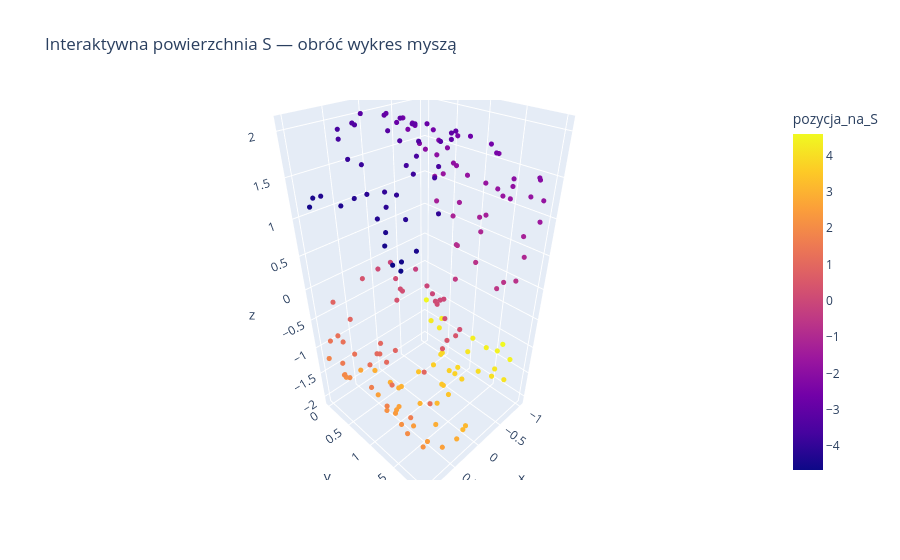

The notebook cell this image was saved under:
### Markdown cell above
## 1. Dane demonstracyjne: powierzchnia typu S ukryta w 10 wymiarach

Najpierw generujemy klasyczną powierzchnię typu S w 3D. Następnie wykonujemy losową projekcję do 10 wymiarów i dodajemy niewielki szum. **Algorytmy redukcji otrzymują macierz $X\in\mathbb{R}^{n\times 10}$**, a rysunek 3D służy jedynie do zrozumienia ukrytej geometrii.

Na zakrzywionej powierzchni dwa punkty mogą:

- być blisko w przestrzeni euklidesowej przez „skrót” przecinający zwój,
- być daleko, gdy mierzymy drogę po samej powierzchni.

Porównamy:

- **PCA** — liniową projekcję,
- **MDS** — odtwarzanie pełnej macierzy odległości euklidesowych,
- **Isomap** — MDS na odległościach po grafie $kNN$,
- **Laplacian Eigenmaps** — embedding sterowany lokalnym grafem,
- **t-SNE** — porównanie rozkładów podobieństw $P$ i $Q$,
- **UMAP** — porównanie rozmytych grafów $P$ i $Q$.

Kolor oznacza położenie wzdłuż zakrzywionego kierunku. Dobre „rozwinięcie” powinno zachować płynny przebieg kolorów i lokalnych sąsiadów.

### Code cell
X_curve_3d, curve_position = make_s_curve(
    n_samples=180,
    noise=0.025,
    random_state=RANDOM_STATE,
)

# Ukryta współrzędna wewnętrzna powierzchni: pozycja wzdłuż S oraz wysokość.
intrinsic_curve = np.column_stack([curve_position, X_curve_3d[:, 1]])
intrinsic_curve_scaled = StandardScaler().fit_transform(intrinsic_curve)
D_intrinsic = pairwise_distances(intrinsic_curve_scaled)

# Algorytmy dostają nie 3, lecz 10 wymiarów.
rng_curve = np.random.default_rng(RANDOM_STATE)
projection_10x3, _ = np.linalg.qr(rng_curve.normal(size=(10, 3)))
X_curve = X_curve_3d @ projection_10x3.T
X_curve += 0.015 * rng_curve.normal(size=X_curve.shape)
D_curve = pairwise_distances(X_curve)

print("Kształt danych wejściowych dla algorytmów:", X_curve.shape)

# Kilka statycznych rzutów — pomaga zobaczyć, że jest to rzeczywiście powierzchnia S.
for azimuth in [20, 90, 160]:
    fig = plt.figure(figsize=(6.2, 4.8))
    ax = fig.add_subplot(111, projection="3d")
    ax.scatter(
        X_curve_3d[:, 0], X_curve_3d[:, 1], X_curve_3d[:, 2],
        c=curve_position, s=20,
    )
    ax.view_init(elev=18, azim=azimuth)
    ax.set_title(f"S-curve w 3D — rzut, azymut={azimuth}°")
    plt.show()

# Wersja interaktywna: przeciągnij myszą, aby obrócić powierzchnię.
if PLOTLY_AVAILABLE:
    plotly_data = pd.DataFrame({
        "x": X_curve_3d[:, 0],
        "y": X_curve_3d[:, 1],
        "z": X_curve_3d[:, 2],
        "pozycja_na_S": curve_position,
    })
    fig_s = px.scatter_3d(
        plotly_data,
        x="x", y="y", z="z",
        color="pozycja_na_S",
        title="Interaktywna powierzchnia S — obróć wykres myszą",
    )
    fig_s.update_traces(marker={"size": 3})
    fig_s.show()
else:
    print("Brak plotly. Instalacja opcjonalna: pip install plotly")

### Figure 1 — Plotly figure (JSON) as saved in the notebook; plotly's stock layout.template omitted (floating-point values rounded to 4 significant figures; data arrays with more than 128 entries replaced by an {"elided": "..."} marker saying what was removed)
{"data": [{"hovertemplate": "x=%{x}<br>y=%{y}<br>z=%{z}<br>pozycja_na_S=%{marker.color}<extra></extra>", "legendgroup": "", "marker": {"color": {"elided": "180 float values"}, "coloraxis": "coloraxis", "size": 3, "symbol": "circle"}, "mode": "markers", "name": "", "scene": "scene", "showlegend": false, "type": "scatter3d", "x": {"elided": "180 float values"}, "y": {"elided": "180 float values"}, "z": {"elided": "180 float values"}}], "layout": {"coloraxis": {"colorbar": {"title": {"text": "pozycja_na_S"}}, "colorscale": [[0, "#0d0887"], [0.1111, "#46039f"], [0.2222, "#7201a8"], [0.3333, "#9c179e"], [0.4444, "#bd3786"], [0.5556, "#d8576b"], [0.6667, "#ed7953"], [0.7778, "#fb9f3a"], [0.8889, "#fdca26"], [1, "#f0f921"]]}, "legend": {"tracegroupgap": 0}, "scene": {"domain": {"x": [0, 1], "y": [0, 1]}, "xaxis": {"title": {"text": "x"}}, "yaxis": {"title": {"text": "y"}}, "zaxis": {"title": {"text": "z"}}}, "title": {"text": "Interaktywna powierzchnia S — obróć wykres myszą"}}}
